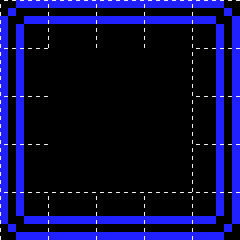

Below is a game level as drawn by its tile map, then a one-line description and the .tmx file that defines it, in full:
An orthogonal 5x5 tile map with 48x48 px tiles, 1 tile layer (Capa de Patrones 1).

<map version="1.2" tiledversion="1.2.4" orientation="orthogonal" renderorder="right-down" width="5" height="5" tilewidth="48" tileheight="48" infinite="0" nextlayerid="2" nextobjectid="1">
 <tileset firstgid="1" name="SpritesDef" tilewidth="48" tileheight="48" tilecount="640" columns="32">
  <image source="../images/SpritesDef.png" width="1536" height="960" />
 </tileset>
 <layer id="1" name="Capa de Patrones 1" width="5" height="5">
 <properties>
   <property name="collision" value="true" />
  </properties>
  <data>
	<tile gid="146" />
	<tile gid="155" />
	<tile gid="155" />
	<tile gid="155" />
	<tile gid="145" />
	<tile gid="148" />
	<tile gid="0" />
	<tile gid="0" />
	<tile gid="0" />
	<tile gid="147" />
	<tile gid="148" />
	<tile gid="0" />
	<tile gid="0" />
	<tile gid="0" />
	<tile gid="147" />
	<tile gid="148" />
	<tile gid="0" />
	<tile gid="0" />
	<tile gid="0" />
	<tile gid="147" />
	<tile gid="150" />
	<tile gid="157" />
	<tile gid="157" />
	<tile gid="157" />
	<tile gid="149" />
</data>
 </layer>
</map>
